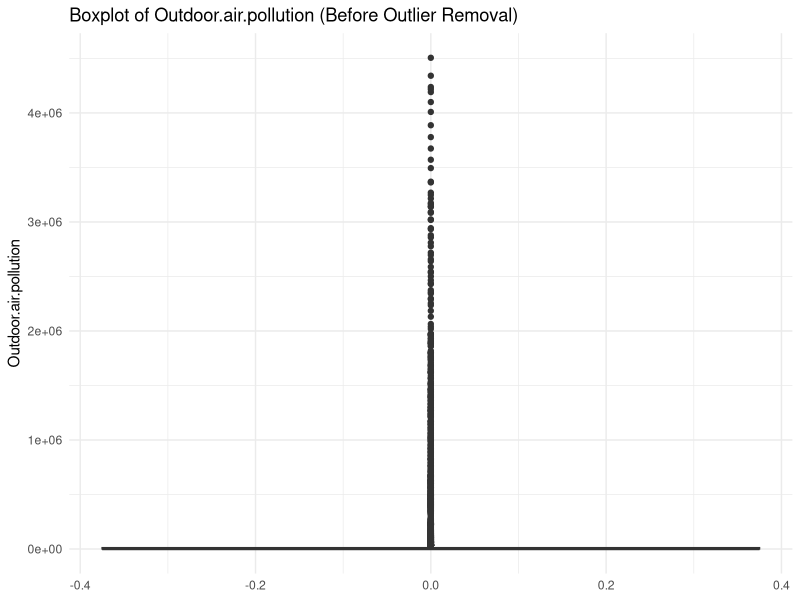
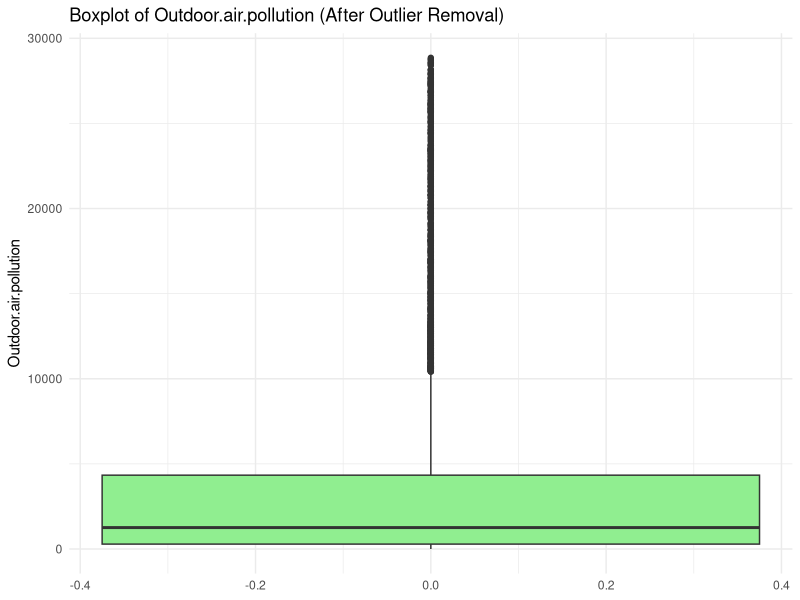
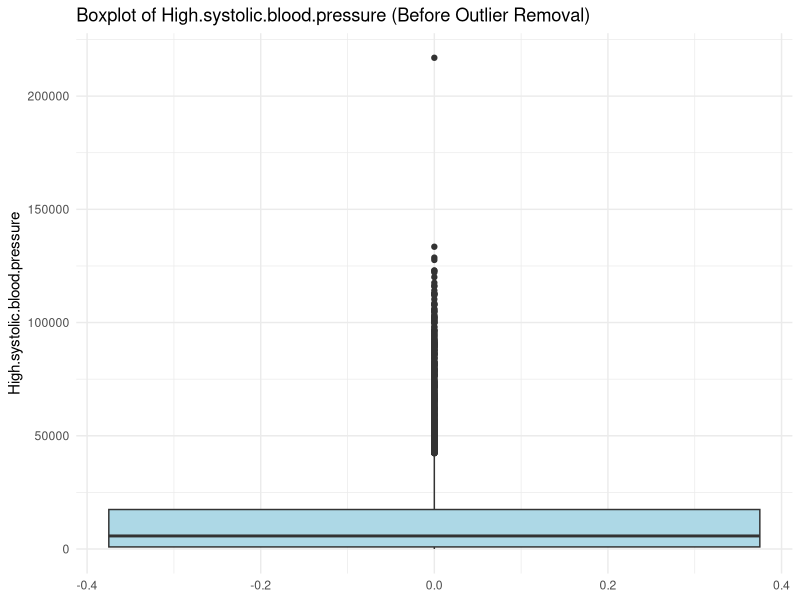
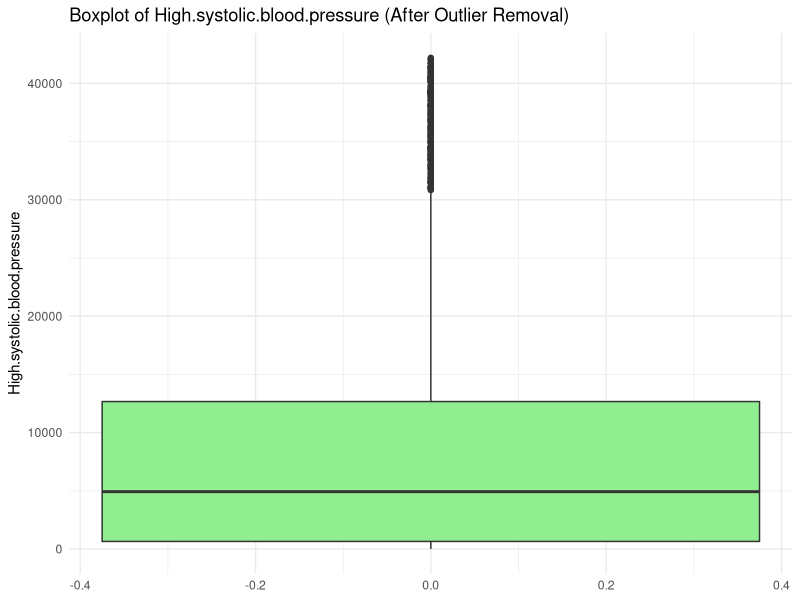
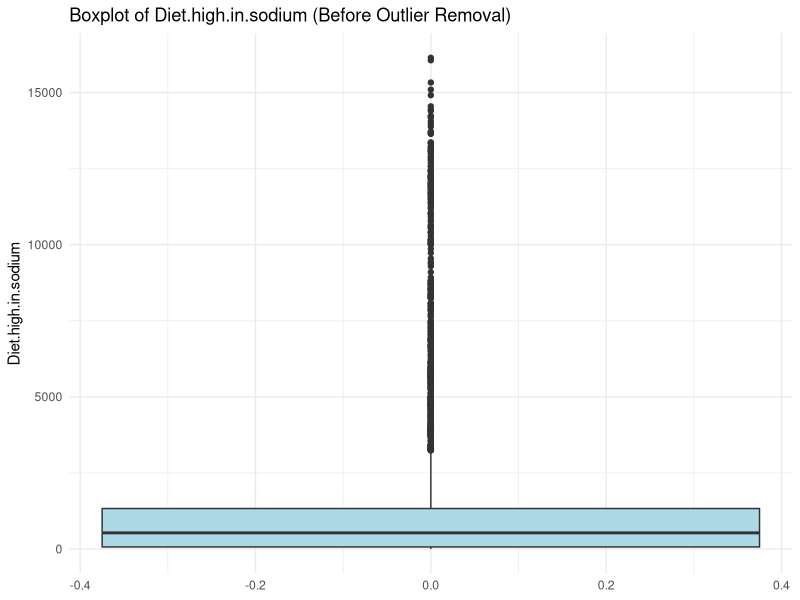
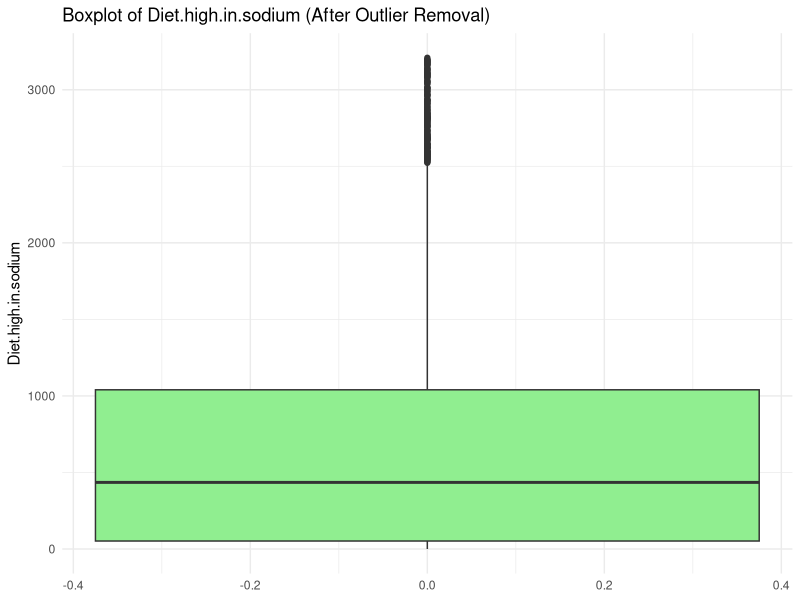
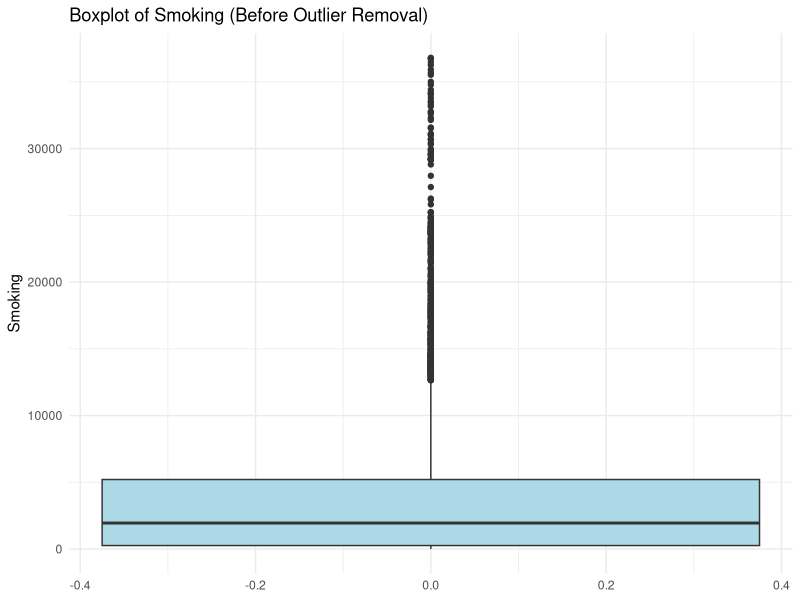
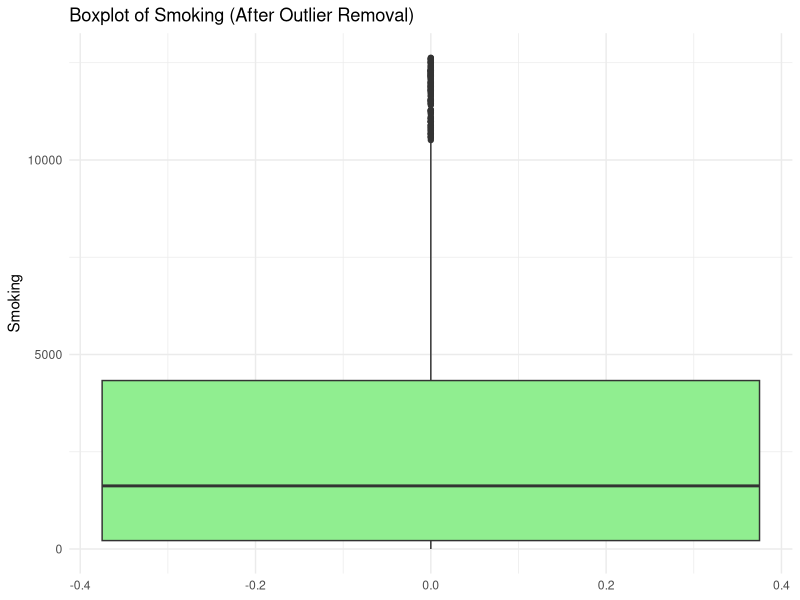

Reproduce these figures in R, in order.
## ---- chunk 1
knitr::opts_chunk$set(echo = TRUE, warning = FALSE, message = FALSE)
## ---- chunk 2

# Load necessary libraries
library(ggplot2)
library(dplyr)
library(tidyr)
library(knitr)

# Read the dataset 
data <- read.csv("Countries_and_Death_Causes.csv", stringsAsFactors = FALSE)

# Display the first few rows of the dataset
head(data)

## ---- chunk 3
str(data)
## ---- chunk 4
summary(data)
## ---- chunk 5
# Function to count missing values in each column
count_missing <- function(df) {
  sapply(df, function(col) sum(is.na(col)))
}

nacounts <- count_missing(data) 
hasNA <- which(nacounts > 0) 
nacounts[hasNA]
## ---- chunk 6
# Create a clean copy of the dataset
data_clean <- data

# List of numerical columns to check for anomalies
key_numeric_cols <- c("Outdoor.air.pollution", 
                      "High.systolic.blood.pressure", 
                      "Diet.high.in.sodium", 
                      "Smoking", 
                      "High.body.mass.index")

# Function to remove outliers based on IQR for a given column
remove_outliers <- function(df, column) {
  Q1 <- quantile(df[[column]], 0.25, na.rm = TRUE)
  Q3 <- quantile(df[[column]], 0.75, na.rm = TRUE)
  IQR <- Q3 - Q1
  lower_bound <- Q1 - 1.5 * IQR
  upper_bound <- Q3 + 1.5 * IQR
  df_filtered <- df %>%
    filter(df[[column]] >= lower_bound & df[[column]] <= upper_bound)
  return(df_filtered)
}

# Iterate over each key column and remove outliers
for(col in key_numeric_cols){
  # Plot boxplot before removing outliers
  p_before <- ggplot(data_clean, aes_string(y = col)) +
    geom_boxplot(fill = "lightblue") +
    labs(title = paste("Boxplot of", col, "(Before Outlier Removal)"), y = col) +
    theme_minimal()
  
  print(p_before)
  
  # Remove outliers
  data_clean <- remove_outliers(data_clean, col)
  
  # Plot boxplot after removing outliers
  p_after <- ggplot(data_clean, aes_string(y = col)) +
    geom_boxplot(fill = "lightgreen") +
    labs(title = paste("Boxplot of", col, "(After Outlier Removal)"), y = col) +
    theme_minimal()
  
  print(p_after)
}
## ---- chunk 7
# Display the first few rows of the cleaned dataset
head(data_clean)
## ---- chunk 8
# Histogram
ggplot(data_clean, aes(x = Outdoor.air.pollution)) +
  geom_histogram(fill = "blue", bins = 30, color = "black") +
  labs(title = "Distribution of Outdoor Air Pollution",
       x = "Outdoor Air Pollution Levels",
       y = "Frequency")

# Boxplot
ggplot(data_clean, aes(y = Outdoor.air.pollution)) +
  geom_boxplot(fill = "lightblue") +
  labs(title = "Boxplot of Outdoor Air Pollution")
## ---- chunk 9
# Histogram
ggplot(data_clean, aes(x = High.systolic.blood.pressure)) +
  geom_histogram(fill = "orange", bins = 30, color = "black") +
  labs(title = "Distribution of High Systolic Blood Pressure",
       x = "High Systolic Blood Pressure",
       y = "Frequency")

# Boxplot
ggplot(data_clean, aes(y = High.systolic.blood.pressure)) +
  geom_boxplot(fill = "lightblue") +
  labs(title = "Boxplot of High Systolic Blood Pressure")
## ---- chunk 10
# Histogram
ggplot(data_clean, aes(x = Smoking)) +
  geom_histogram(fill = "purple", bins = 30, color = "black") +
  labs(title = "Distribution of Smoking Rates",
       x = "Smoking Rate",
       y = "Frequency")

# Boxplot
ggplot(data_clean, aes(y = Smoking)) +
  geom_boxplot(fill = "lightblue") +
  labs(title = "Boxplot of Smoking Rates")
## ---- chunk 11
# Histogram
ggplot(data_clean, aes(x = Diet.high.in.sodium)) +
  geom_histogram(fill = "red", bins = 30, color = "black") +
  labs(title = "Distribution of Diet High in Sodium",
       x = "High Sodium Diet",
       y = "Frequency")

# Boxplot
ggplot(data_clean, aes(y = Diet.high.in.sodium)) +
  geom_boxplot(fill = "lightblue") +
  labs(title = "Boxplot of Diet High in Sodium")
## ---- chunk 12
# Multiple variable visualisation - Scatterplots

# 1. Outdoor Air Pollution vs. High Systolic Blood Pressure
ggplot(data_clean, aes(x = Outdoor.air.pollution, y = High.systolic.blood.pressure)) +
  geom_point(color = "blue", alpha = 0.6) +
  labs(title = "Outdoor Air Pollution vs High Systolic Blood Pressure", 
       x = "Outdoor Air Pollution", y = "High Systolic Blood Pressure") +
  theme_minimal()

# 2. Smoking Rates vs. High Systolic Blood Pressure
ggplot(data_clean, aes(x = Smoking, y = High.systolic.blood.pressure)) +
  geom_point(color = "purple", alpha = 0.6) +
  labs(title = "Smoking Rates vs High Systolic Blood Pressure", 
       x = "Smoking Rates", y = "High Systolic Blood Pressure") +
  theme_minimal()

# 3. Diet High in Sodium vs. High Systolic Blood Pressure
ggplot(data_clean, aes(x = Diet.high.in.sodium, y = High.systolic.blood.pressure)) +
  geom_point(color = "red", alpha = 0.6) +
  labs(title = "Diet High in Sodium vs High Systolic Blood Pressure", 
       x = "Diet High in Sodium", y = "High Systolic Blood Pressure") +
  theme_minimal()

# 4. Smoking Rates vs. Diet High in Sodium
ggplot(data_clean, aes(x = Smoking, y = Diet.high.in.sodium)) +
  geom_point(color = "green", alpha = 0.6) +
  labs(title = "Smoking Rates vs Diet High in Sodium", 
       x = "Smoking Rates", y = "Diet High in Sodium") +
  theme_minimal()
## ---- chunk 13
# 5. Correlation heatmap (if multiple variables are being explored at once)
library(corrplot)
numeric_vars <- data_clean[, sapply(data_clean, is.numeric)]
corr_matrix <- cor(numeric_vars, use = "complete.obs")
corrplot(corr_matrix, method = "color", tl.cex = 0.6, number.cex = 0.7, tl.col = "black", tl.srt = 45)
## ---- chunk 14
ggplot(data_clean, aes(x = Year, y = Outdoor.air.pollution, color = Entity)) +
  geom_line(linewidth = 1, alpha = 0.7) +   
  theme_minimal() +
  labs(title = "Outdoor Air Pollution Over Time",
       x = "Year",
       y = "Outdoor Air Pollution Levels") +
  theme(legend.position = "none")
## ---- chunk 15
# Time Series for High Systolic Blood Pressure
ggplot(data_clean, aes(x = Year, y = High.systolic.blood.pressure, color = Entity)) +
  geom_line(size = 1, alpha = 0.7) +
  theme_minimal() +
  labs(title = "High Systolic Blood Pressure Over Time",
       x = "Year",
       y = "High Systolic Blood Pressure Levels") +
  theme(legend.position = "none")
## ---- chunk 16
# Time Series for Smoking Rates
ggplot(data_clean, aes(x = Year, y = Smoking, color = Entity)) +
  geom_line(size = 1, alpha = 0.7) +
  theme_minimal() +
  labs(title = "Smoking Rates Over Time",
       x = "Year",
       y = "Smoking Rates") +
  theme(legend.position = "none")
